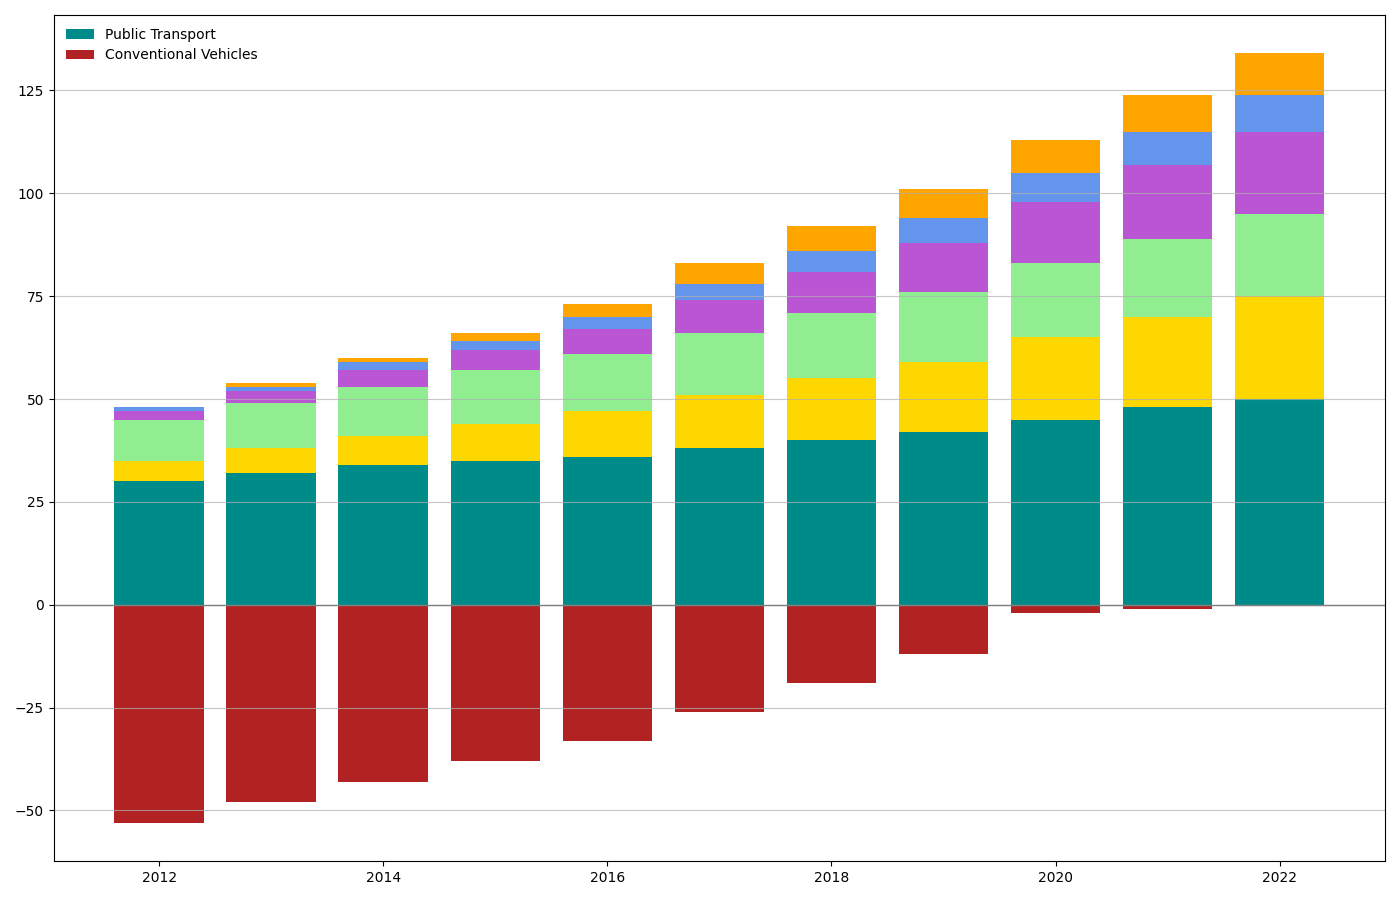

Reproduce this figure in Python.
import matplotlib.pyplot as plt
import numpy as np

years = np.arange(2012, 2023)

public_transport = np.array([30, 32, 34, 35, 36, 38, 40, 42, 45, 48, 50])
cycling = np.array([5, 6, 7, 9, 11, 13, 15, 17, 20, 22, 25])
walking = np.array([10, 11, 12, 13, 14, 15, 16, 17, 18, 19, 20])
electric_vehicles = np.array([2, 3, 4, 5, 6, 8, 10, 12, 15, 18, 20])
car_sharing = np.array([1, 1, 2, 2, 3, 4, 5, 6, 7, 8, 9])
scooters = np.array([0, 1, 1, 2, 3, 5, 6, 7, 8, 9, 10])
conventional_vehicles = np.array([53, 48, 43, 38, 33, 26, 19, 12, 2, 1, 0])

# Arrays for sustainable and non-sustainable transports
sustainable_transport = public_transport + cycling + walking + electric_vehicles + car_sharing + scooters

fig, ax = plt.subplots(figsize=(14, 9))

# Plot positive (sustainable) transport modes
ax.bar(years, public_transport, color='darkcyan', label='Public Transport', bottom=0)
ax.bar(years, cycling, color='gold', bottom=public_transport)
ax.bar(years, walking, color='lightgreen', bottom=public_transport + cycling)
ax.bar(years, electric_vehicles, color='mediumorchid', bottom=public_transport + cycling + walking)
ax.bar(years, car_sharing, color='cornflowerblue', bottom=public_transport + cycling + walking + electric_vehicles)
ax.bar(years, scooters, color='orange', bottom=public_transport + cycling + walking + electric_vehicles + car_sharing)

# Plot negative (conventional vehicles) transport
ax.bar(years, -conventional_vehicles, color='firebrick', label='Conventional Vehicles')

ax.axhline(0, color='grey', linewidth=1)

ax.grid(axis='y', linestyle='-', alpha=0.7)

ax.legend(loc='upper left', frameon=False)

plt.tight_layout()

plt.show()
